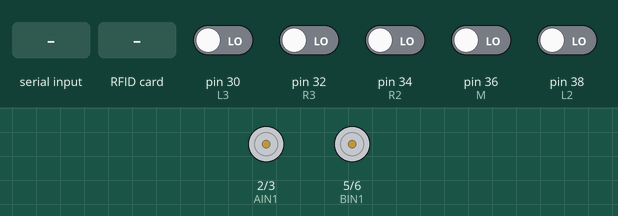
The sketch below on a simulated Arduino Mega 2560, built with avr-gcc and run on an emulated ATmega2560. Shown: motor-driver pin pairs drawn as motors (green arrow = first pin HIGH = forward, orange = second pin HIGH = backward, longer = more drive, scaled by the enable pin). The inputs (shaded band) are chosen by the test bench; at power-on: pin 30 (L3), pin 32 (R3), pin 34 (R2), pin 36 (M), pin 38 (L2) LOW.

Above: at 1.2 s.
1.3 s: "c\n" received over the second serial link
At 2.1 s:
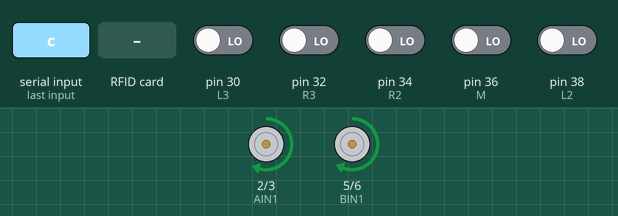
2.8 s: pin 30 (L3) driven HIGH
At 3.9 s:
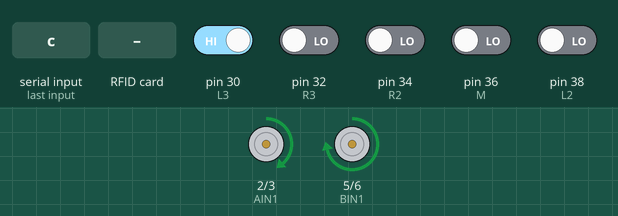
4.3 s: pin 36 (M) driven HIGH
At 4.8 s:
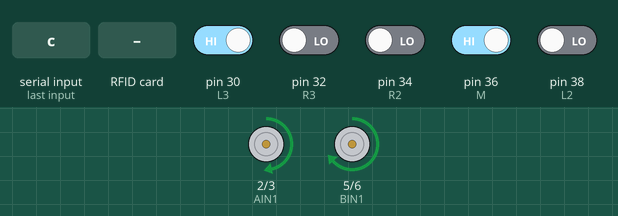
5.8 s: RFID card 5E 7A 19 C4 held to the reader
7.3 s: "c\n" received over the second serial link
At 7.9 s:
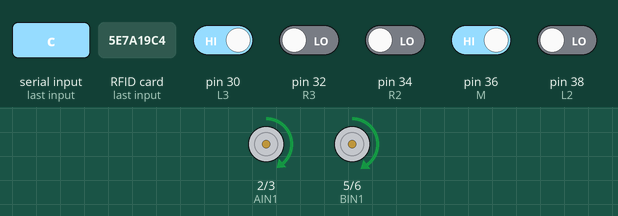
8.8 s: pin 30 (L3) driven LOW
At 10.2 s:
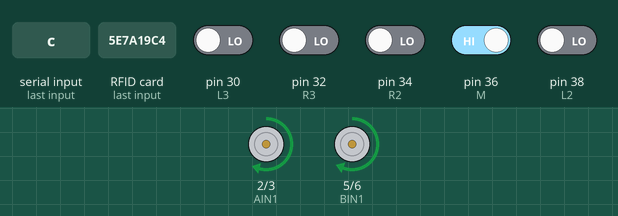
Timing chart, 0 to 11.3 s (numbered marks = the images above; inputs shaded):
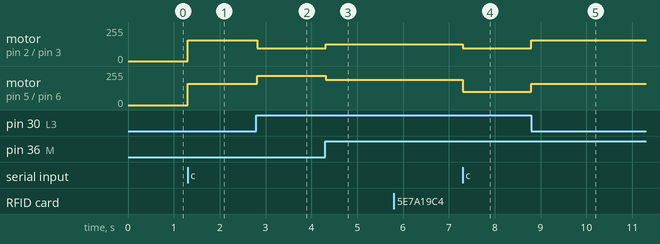

The sketch:

BT_RFID_track.ino
```cpp
#include <SoftwareSerial.h>
#include <SPI.h>
#include <MFRC522.h>
// 引入 SPI 程式庫 與 MFRC522 程式庫
#define RST_PIN 9
#define SS_PIN 53
MFRC522 *mfrc522;
#define R3 32
#define R2 34
#define M 36
#define L2 38
#define L3 30
int PWMA = 11;
int AIN2 = 3;
int AIN1 = 2;
int BIN1 = 5;
int BIN2 = 6;
int PWMB = 12;
double w2=1;
double w3=2;
double Kp=30;
double Tpr=160;
double Tpl=155;

//double Tpr=50;
//double Tpl=50;

void setup() {
  Serial.begin(9600);
  Serial1.begin(9600);
  pinMode(R3, INPUT);
  pinMode(R2, INPUT);
  pinMode(M, INPUT);
  pinMode(L2, INPUT);
  pinMode(L3, INPUT);
  pinMode(PWMA, OUTPUT);
  pinMode(AIN2, OUTPUT);
  pinMode(AIN1, OUTPUT);
  pinMode(BIN1, OUTPUT);
  pinMode(BIN2, OUTPUT);
  pinMode(PWMB, OUTPUT);
  SPI.begin();
  mfrc522 = new MFRC522(SS_PIN, RST_PIN);
  // 請系統去要一塊記憶體空間，後面呼叫它的建構函式
  // 將(SS, RST) 當成參數傳進去初始化。
  mfrc522->PCD_Init();
  /* 初始化MFRC522讀卡機 PCD_Init 模組。 -> 表示：
  透過記憶體位置，找到 mfrc522 這物件，再翻其內容。*/
  //Serial1.print("Read UID on a MIFARE PICC:\n");
}

void motorcontrol(double VL,double VR) {
  if(VL<0){
    analogWrite(PWMA,-VL);
    digitalWrite(AIN1, LOW);
    digitalWrite(AIN2, HIGH);
  }
  else{
    analogWrite(PWMA,VL);
    digitalWrite(AIN1, HIGH);
    digitalWrite(AIN2, LOW);
  }
  if(VR<0){
    analogWrite(PWMB,-VR);
    digitalWrite(BIN1, LOW);
    digitalWrite(BIN2, HIGH);
  }
  else{
    analogWrite(PWMB,VR);
    digitalWrite(BIN1, HIGH);
    digitalWrite(BIN2, LOW);
  }
}

void turnleft(){
  motorcontrol(Tpl-95,Tpr+95);
  delay(350);
  return;
}

void turnright(){
  motorcontrol(Tpl+90,Tpr-95);
  delay(350);
  return;
}

void turnback(){
  //delay(300);
  motorcontrol(-Tpl,Tpr);

  //Serial1.print(millis());
  delay(300);
  //motorcontrol(-Tpl+20,Tpr-20);
  while(true){
    motorcontrol(-Tpl,Tpr);
    if(digitalRead(L3) == 1||digitalRead(R3)==1){
      //Serial1.print(millis());

      motorcontrol(0,0);
      delay(65);
      return;
    }
  }
}
void gostraight(){
  motorcontrol(Tpl, Tpr);
  delay(300);
}
void BT(){
  Serial1.write("node\n");
  while(true){
    motorcontrol(0, 0);
    if(Serial1.available()){
      char BTStr= Serial1.read();
      if(BTStr == 'l'){
        turnleft();
        break;
      }
      else if(BTStr == 'r'){
        turnright();
        break;
      }
      else if(BTStr == 'b'){
        turnback();
        break;
      }
      else if(BTStr == 's'){
        gostraight();
        break;
      }
      else{
        Serial1.print("wrongcommand\n");
        break;
      }
    }
  }
}
void Tracking() {
  //rfid();
  int l3 = digitalRead(L3);
  int l2 = digitalRead(L2);
  int m = digitalRead(M);
  int r2 = digitalRead(R2);
  int r3 = digitalRead(R3);
  if(l3*l2*r2*r3*m==1){
    BT();
  }
  double error = (l3*(-w3) + l2*(-w2) + r2*w2 + r3*w3)/(l3 + l2 + m + r2 + r3);
  int powerCorrection = Kp * error; // ex. Kp = 100, 也與w2 & w3有關
  int vR = Tpr - powerCorrection; // ex. Tp = 150, 也與w2 & w3有關
  int vL = Tpl + powerCorrection;
  if(vR>255) vR = 255;
  if(vL>255) vL = 255;
  if(vR<-255) vR = -255;
  if(vL<-255) vL = -255;
  motorcontrol(vL, vR); //Feedback to motors
}
void rfid(){
  if(!mfrc522->PICC_IsNewCardPresent()) {
    goto FuncEnd;
  } //PICC_IsNewCardPresent()：是否感應到新的卡片?
  motorcontrol(0,0);
  if(!mfrc522->PICC_ReadCardSerial()) {
    goto FuncEnd;
  } //PICC_ReadCardSerial()：是否成功讀取資料?
  Serial1.write("**Card Detected:**\n");
  Serial1.write("uid: \n");

  //mfrc522->PICC_DumpDetailsToSerial(&(mfrc522->uid)); //讀出 UID
  byte *id = mfrc522->uid.uidByte;
  byte idSize = mfrc522->uid.size;


  //String uidstr = "";
  Serial1.write("card\n");
  for (byte i = 0; i < idSize; i++) {  // 逐一顯示UID碼
    Serial1.write(id[i]);
    //Serial1.write(".");
    //Serial.print("id[");
    //Serial.print(i);
    //Serial.print("]: ");
    //uidstr = uidstr + String(id[i],HEX);
  }
  Serial1.write("\n");

  //char* uid = uidstr.c_str();
  //Serial1.write(uid);

  mfrc522->PICC_HaltA(); // 讓同一張卡片進入停止模式 (只顯示一次)
  mfrc522->PCD_StopCrypto1(); // 停止 Crypto1
  FuncEnd:; // goto 跳到這
}
int i = 0;
void loop(){
  int l3 = digitalRead(L3);
  int r3 = digitalRead(R3);
  if(Serial1.available()){
    char connect = Serial1.read();
    if (connect == 'c')
      while(1){
        motorcontrol(95,100);
        int l3 = digitalRead(L3);
        int r3 = digitalRead(R3);
        if(l3 +r3 ==0){
          i = 1;
          break;
        }
      }

  }

  if(i == 1){
    Tracking();
    rfid();
  }
  //delay(10);
}
```

Measured:
- after the input at 1.3 s, motor on pin 2 (AIN1) / pin 3 (AIN2): stopped → forward 155/255 at once; motor on pin 5 (BIN1) / pin 6 (BIN2): stopped → forward 160/255 at once
- after the input at 2.8 s, motor on pin 2 (AIN1) / pin 3 (AIN2): forward 155/255 → forward 95/255 at once; motor on pin 5 (BIN1) / pin 6 (BIN2): forward 160/255 → forward 220/255 at once
- after the input at 4.3 s, motor on pin 2 (AIN1) / pin 3 (AIN2): forward 95/255 → forward 125/255 at once; motor on pin 5 (BIN1) / pin 6 (BIN2): forward 220/255 → forward 190/255 at once
- after the input at 7.3 s, motor on pin 2 (AIN1) / pin 3 (AIN2): forward 125/255 → forward 95/255 at once; motor on pin 5 (BIN1) / pin 6 (BIN2): forward 190/255 → forward 100/255 at once
- after the input at 8.8 s, motor on pin 2 (AIN1) / pin 3 (AIN2): forward 95/255 → forward 155/255 at once; motor on pin 5 (BIN1) / pin 6 (BIN2): forward 100/255 → forward 160/255 at once
